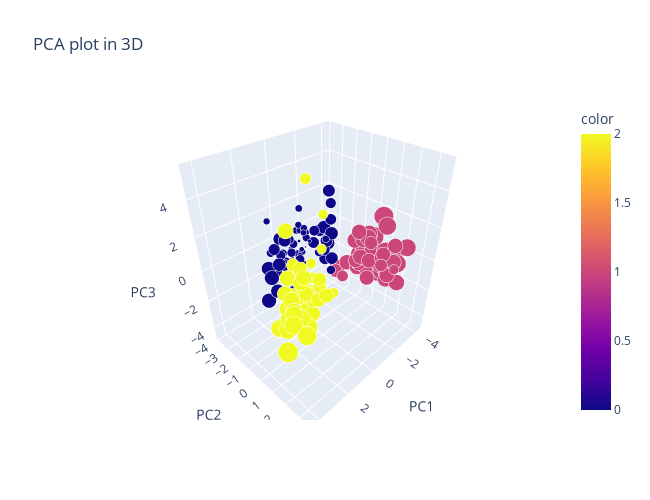

Write notebook code for a chart like this one.
### Markdown cell above
We have three clusters on 2 dimensional plane, where we only see the two largest variances, PC1 and PC2.  

Now let's plot in 3D to see how the variances look like including PC3.

### PCA plot in 3D

### Code cell
# PCA
pca = PCA(n_components=3)
components = pca.fit_transform(scaled_X)

# 3D scatterplot
fig = px.scatter_3d(
    components, 
    x=0, y=1, z=2, 
    color=clusters, 
    size=0.1 * np.abs(components[:, 0]),
    #size=0.1*np.ones(len(X)), 
    opacity=1,
    title='PCA plot in 3D', 
    labels={'0': 'PC1', '1': 'PC2', '2': 'PC3'},
    width=650, height=500
)
fig.show()

### Figure 1 — Plotly figure (JSON) as saved in the notebook; plotly's stock layout.template omitted (floating-point values rounded to 4 significant figures; data arrays with more than 128 entries replaced by an {"elided": "..."} marker saying what was removed)
{"data": [{"hovertemplate": "PC1=%{x}<br>PC2=%{y}<br>PC3=%{z}<br>size=%{marker.size}<br>color=%{marker.color}<extra></extra>", "legendgroup": "", "marker": {"color": {"elided": "178 int values"}, "coloraxis": "coloraxis", "opacity": 1, "size": {"elided": "178 float values"}, "sizemode": "area", "sizeref": 0.001078, "symbol": "circle"}, "mode": "markers", "name": "", "scene": "scene", "showlegend": false, "type": "scatter3d", "x": {"elided": "178 float values"}, "y": {"elided": "178 float values"}, "z": {"elided": "178 float values"}}], "layout": {"coloraxis": {"colorbar": {"title": {"text": "color"}}, "colorscale": [[0, "#0d0887"], [0.1111, "#46039f"], [0.2222, "#7201a8"], [0.3333, "#9c179e"], [0.4444, "#bd3786"], [0.5556, "#d8576b"], [0.6667, "#ed7953"], [0.7778, "#fb9f3a"], [0.8889, "#fdca26"], [1, "#f0f921"]]}, "height": 500, "legend": {"itemsizing": "constant", "tracegroupgap": 0}, "scene": {"aspectmode": "auto", "aspectratio": {"x": 1.002, "y": 0.8615, "z": 1.158}, "domain": {"x": [0, 1], "y": [0, 1]}, "xaxis": {"title": {"text": "PC1"}, "type": "linear"}, "yaxis": {"title": {"text": "PC2"}, "type": "linear"}, "zaxis": {"title": {"text": "PC3"}, "type": "linear"}}, "title": {"text": "PCA plot in 3D"}, "width": 650}}
